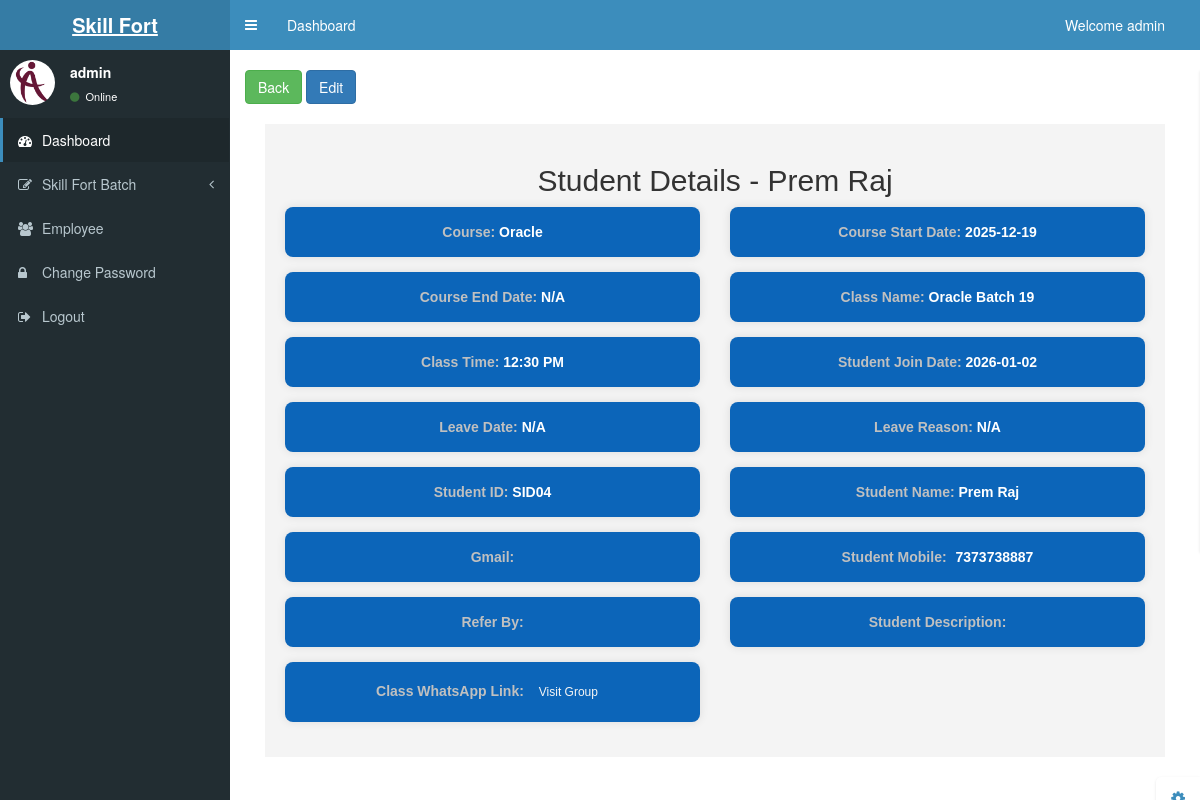
The page /studentSinglePage.php?id=183&class_name=Oracle Batch 19&class_id=46 (signed in) on the database its author committed.
### tables this page shows
CREATE TABLE `student` (
  `id` int(11) NOT NULL,
  `studentId` varchar(200) NOT NULL,
  `studentName` varchar(200) NOT NULL,
  `mobile` varchar(200) NOT NULL,
  `gmail` varchar(200) NOT NULL,
  `referBy` varchar(200) NOT NULL,
  `description` text NOT NULL,
  `course` varchar(200) NOT NULL,
  `class_name` varchar(200) NOT NULL,
  `class_time` varchar(200) NOT NULL,
  `start_date` varchar(200) NOT NULL,
  `whatsappLink` varchar(200) NOT NULL,
  `date` timestamp NOT NULL DEFAULT current_timestamp() ON UPDATE current_timestamp(),
  `join_date` varchar(200) NOT NULL,
  `leave_date` varchar(200) NOT NULL,
  `action` varchar(500) NOT NULL,
  `deleteReason` text NOT NULL,
  `end_date` varchar(200) NOT NULL
);

### studentSinglePage.php (the view, shortened to what this page needs)
<?php include('header.php') ?>
<?php
if (isset($_GET['id'])) {
    $id = $_GET['id'];
}
if (isset($_GET['class_name'])) {
    $class_name = $_GET['class_name'];
}
if (isset($_GET['class_id'])) {
    $class_id = $_GET['class_id'];
}
?>
<div class="content-wrapper">
    <div class="container-fluid mt-3">
        <br>
        <div class="d-flex flex-wrap justify-content-end mb-3 gap-2">
            <a href="viewStudents.php?class_name=<?php echo $class_name; ?>&class_id=<?php echo $class_id; ?>"><button class="btn btn-success me-2 mb-2">Back</button></a>
            <a href="studentEdit.php?id=<?php echo $id; ?>&class_id=<?php echo $class_id; ?>&class_name=<?php echo $class_name; ?>"><button class="btn btn-primary me-2 mb-2">Edit</button></a>
        </div>
        <div class="studentDetailsContainer">
            <?php
            $result = mysqli_query($conn, "SELECT * FROM `student` WHERE `id`='$id'");
            while ($row_result = mysqli_fetch_array($result)) {
                $course = $row_result['course'];
                $class_name = $row_result['class_name'];
                $class_time = $row_result['class_time'];
                $start_date = $row_result['start_date'];
                $whatsappLink = $row_result['whatsappLink'];
                $description = $row_result['description'];
                $gmail = $row_result['gmail'];
                $referBy = $row_result['referBy'];
                $join_date = $row_result['join_date'];
                $mobile = $row_result['mobile'];
                $studentId = $row_result['studentId'];
                $studentName = $row_result['studentName'];
                $leave_date = $row_result['leave_date'];
                $deleteReason = $row_result['deleteReason'];
                $end_date = $row_result['end_date'];
            ?>
                <h2 class="text-center mb-4">Student Details - <?php echo $studentName; ?></h2>
                <div class="row">
                    <div class="col-md-6 col-12">
                        <div class="tile"> <span style="color: rgb(192, 192, 192);">Course:</span> <?php echo $course; ?> </div>
                    </div>
                    <div class="col-md-6 col-12">
                        <div class="tile"> <span style="color: rgb(192, 192, 192);">Course Start Date:</span> <?php echo $start_date; ?> </div>
                    </div>
                    <div class="col-md-6 col-12">
                        <div class="tile"> <span style="color: rgb(192, 192, 192);">Course End Date:</span> <?php echo $end_date ? $end_date : 'N/A'; ?> </div>
                    </div>
                    <div class="col-md-6 col-12">
                        <div class="tile"> <span style="color: rgb(192, 192, 192);">Class Name:</span> <?php echo $class_name; ?> </div>
                    </div>
                    <div class="col-md-6 col-12">
                        <div class="tile"> <span style="color: rgb(192, 192, 192);">Class Time:</span> <?php echo $class_time; ?> </div>
                    </div>
                    <div class="col-md-6 col-12">
                        <div class="tile"> <span style="color: rgb(192, 192, 192);">Student Join Date:</span> <?php echo $join_date; ?> </div>
                    </div>
                    <div class="col-md-6 col-12">
                        <div class="tile"> <span style="color: rgb(192, 192, 192);">Leave Date:</span> <?php echo $leave_date ? $leave_date : 'N/A'; ?> </div>
                    </div>
                    <div class="col-md-6 col-12">
                        <div class="tile"> <span style="color: rgb(192, 192, 192);">Leave Reason:</span> <?php echo $deleteReason ? $deleteReason : 'N/A'; ?> </div>
                    </div>
                    <div class="col-md-6 col-12">
                        <div class="tile"> <span style="color: rgb(192, 192, 192);">Student ID:</span> <?php echo $studentId; ?> </div>
                    </div>
                    <div class="col-md-6 col-12">
                        <div class="tile"> <span style="color: rgb(192, 192, 192);">Student Name:</span> <?php echo $studentName; ?> </div>
                    </div>
                    <div class="col-md-6 col-12">
                        <div class="tile"> <span style="color: rgb(192, 192, 192);">Gmail:</span> <?php echo $gmail; ?> </div>
                    </div>
                    <div class="col-md-6 col-12">
                        <div class="tile">
                            <span style="color: rgb(192, 192, 192);">Student Mobile:</span>
                            <a id="callLink" href="#" style="margin-left: 5px;"><span style="color: white;"><?php echo $mobile; ?></span></a>
                        </div>
                    </div>
                    <div class="col-md-6 col-12">
                        <div class="tile"> <span style="color: rgb(192, 192, 192);">Refer By:</span> <?php echo $referBy; ?> </div>
                    </div>
                    <div class="col-md-6 col-12">
                        <div class="tile"> <span style="color: rgb(192, 192, 192);">Student Description:</span> <?php echo $description; ?> </div>
                    </div>
                    <div class="col-md-6 col-12">
                        <div class="tile">
                            <span style="color: rgb(192, 192, 192);">Class WhatsApp Link:</span>
                            <a href="<?php echo $whatsappLink; ?>" target="_blank" class="btn btn-outline-primary btn-sm ml-2"><span style="color: whitesmoke;">Visit Group</span></a>
                        </div>
                    </div>
                </div>
            <?php
            }
            ?>
        </div>
    </div>
</div>
<?php include('footer.php') ?>

### header.php (style rules this page uses)
.studentDetailsContainer { font-family: Arial, sans-serif; margin: 20px; background-color: #f4f4f4; padding: 20px; }
.tile { flex: 1 1 200px; background-color: #007bff; color: white; padding: 20px; text-align: center; font-weight: bold; border-radius: 10px; cursor: pointer; transition: background-color 0.3s ease, transform 0.2s ease; min-width: 200px; }

### studentSinglePage.php (style rules this page uses)
.studentDetailsContainer { padding: 20px; }
.tile { background: rgb(12, 101, 185); padding: 15px; margin-bottom: 15px; border-radius: 8px; box-shadow: 0 0 10px rgba(0, 0, 0, 0.1); word-break: break-word; }

### rows shown on the page
student: studentName "Prem Raj", course "Oracle", start_date "2025-12-19", end_date "N/A", class_name "Oracle Batch 19", class_time "12:30 PM", join_date "2026-01-02", leave_date "N/A", deleteReason "N/A", studentId "SID04", mobile "7373738887"

### other values the page prints
$username "admin"
